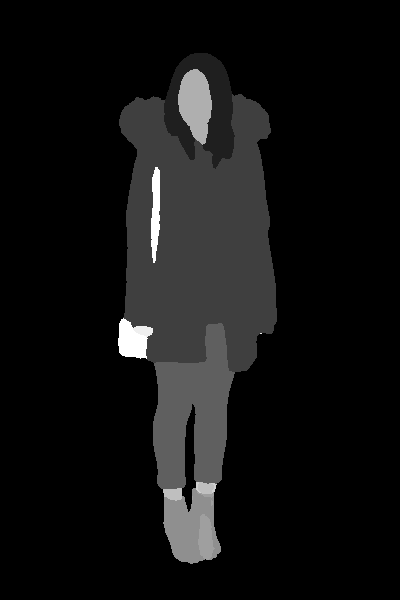
#> input picture assets/Reference/mask_image_0.png, 400 x 600 px, found by its file name; its folder holds only this picture in this run
$ python iou.py assets//Mask//mask_image_0.png assets//Reference//mask_image_0.png
#> lines starting #> are read from the running program, lines starting #| are printed output that depends on the picture; after the words box and inside, x2 and y2 are one past the last pixel; in counts of white or black regions, pixels touching at a corner belong together
"""Compare deux masques PNG contenant les identifiants de classe de main.py.

Exemple : python iou.py assets\\Mask\\mask_image_0.png assets\\Reference\\mask_image_0.png
Le second masque doit être une annotation de référence indépendante du modèle.
Les pixels contiennent les identifiants 0 à 17 ; 0 correspond au fond.
Les images RGB ou RGBA opaques sont acceptées si leurs canaux RGB sont identiques.
"""

import argparse
from pathlib import Path

import numpy as np
from PIL import Image


def load_mask(path):
    """Lit les identifiants de classe sans convertir les couleurs ambiguës."""
#> called with path = 'assets//Mask//mask_image_0.png'
    with Image.open(path) as image:
#> image is the input picture: PIL image 400x600 L; min 0, max 16, mean 1.11
        mask = np.array(image)
        if image.mode in ("RGB", "RGBA"):
            rgb = mask[:, :, :3]
            if not np.all(rgb == rgb[:, :, :1]):
                raise ValueError(f"Le masque {path} contient des couleurs ambiguës : les canaux RGB doivent être identiques.")
            if image.mode == "RGBA" and not np.all(mask[:, :, 3] == 255):
                raise ValueError(f"Le masque {path} contient des pixels transparents.")
            mask = rgb[:, :, 0]
    return mask


def calculate_iou(prediction, reference):
    """Retourne l'IoU des classes présentes dans au moins un des deux masques."""
    if prediction.ndim != 2 or reference.ndim != 2:
        raise ValueError("Les masques doivent contenir un identifiant par pixel.")
    if prediction.shape != reference.shape:
        raise ValueError("Les masques doivent avoir les mêmes dimensions.")
    if not np.all(np.isin(prediction, range(18))) or not np.all(np.isin(reference, range(18))):
        raise ValueError("Les identifiants de classe doivent être compris entre 0 et 17.")

    scores = {}
    for class_id in range(18):
        predicted_class = prediction == class_id
        reference_class = reference == class_id
        union = np.count_nonzero(predicted_class | reference_class)
        if union:
            intersection = np.count_nonzero(predicted_class & reference_class)
            scores[class_id] = intersection / union
#> this loop made 18 passes
#> (union, intersection) on passes 1, 3, 5, 7, 10, 11, 12, 13, 14, 16, 17: (188603, 188603), (4050, 4050), (31520, 31520), (8871, 8871), (2537, 2537), (590, 590), (1795, 1795), (349, 349), (49, 49), (158, 158), (1478, 1478)
#> union on passes 2, 4, 6, 8, 9, 15: 0, 0, 0, 0, 0, 0
#> pass 1, in calculate_iou, `predicted_class = prediction == class_id`:
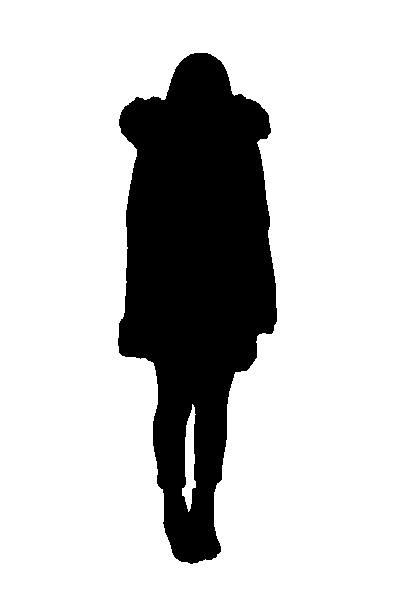
#> predicted_class: shape (600, 400) bool; 78.6% white; 1 black region, box (x1, y1, x2, y2) and area: (118, 53, 277, 564) 51397
#> pass 3, in calculate_iou, `predicted_class = prediction == class_id`:
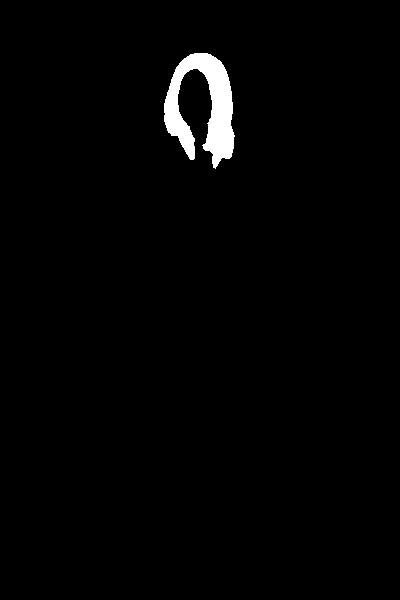
#> predicted_class: shape (600, 400) bool; 1.7% white; 1 white region, box (x1, y1, x2, y2) and area: (164, 53, 235, 169) 4050
#> after the loop, scores = 11 items
    return scores


def compare_directories(prediction_dir, reference_dir):
    """Compare tous les masques appariés par nom dans deux dossiers."""
    prediction_dir = Path(prediction_dir)
    reference_dir = Path(reference_dir)
    if not prediction_dir.is_dir() or not reference_dir.is_dir():
        raise ValueError("Les dossiers de masques prédits et de référence doivent exister.")

    prediction_files = {path.name: path for path in prediction_dir.iterdir() if path.is_file()}
    reference_files = {path.name: path for path in reference_dir.iterdir() if path.is_file()}
    missing_references = sorted(prediction_files.keys() - reference_files.keys())
    missing_predictions = sorted(reference_files.keys() - prediction_files.keys())
    if missing_references or missing_predictions:
        raise ValueError(
            "Les fichiers doivent être appariés par nom. "
            f"Références manquantes : {missing_references}; "
            f"prédictions manquantes : {missing_predictions}."
        )
    if not prediction_files:
        raise ValueError("Aucun fichier à comparer dans les dossiers.")

    results = {}
    for filename in sorted(prediction_files):
        prediction = load_mask(prediction_files[filename])
        reference = load_mask(reference_files[filename])
        results[filename] = calculate_iou(prediction, reference)
    return results


def main():
    parser = argparse.ArgumentParser(description="Calculer l'IoU entre deux masques de segmentation.")
    parser.add_argument("prediction", help="Masque prédit en PNG")
    parser.add_argument("reference", help="Masque de référence annoté en PNG")
    args = parser.parse_args()

    prediction = load_mask(args.prediction)
    reference = load_mask(args.reference)

    scores = calculate_iou(prediction, reference)
#> scores = 11 items
    for class_id, score in scores.items():
        print(f"Classe {class_id} : IoU = {score:.1%}")
#> this loop made 11 passes
#> class_id on passes 1 to 11: 0, 2, 4, 6, 9, 10, 11, 12, 13, 15, 16
#| Classe 0 : IoU = 100.0%
#| Classe 2 : IoU = 100.0%
#| Classe 4 : IoU = 100.0%
#| Classe 6 : IoU = 100.0%
#| Classe 9 : IoU = 100.0%
#| Classe 10 : IoU = 100.0%
#| Classe 11 : IoU = 100.0%
#| Classe 12 : IoU = 100.0%
#> (further printed lines are left out)

    foreground_scores = [score for class_id, score in scores.items() if class_id != 0]
#> foreground_scores = [1, 1, 1, 1, 1, 1, 1, 1, 1, 1]
    if foreground_scores:
        print(f"IoU moyenne hors fond : {np.mean(foreground_scores):.1%}")
#| IoU moyenne hors fond : 100.0%
    else:
        print("IoU moyenne hors fond indisponible : aucune classe de vêtement ou de personne présente.")


if __name__ == "__main__":
    main()
